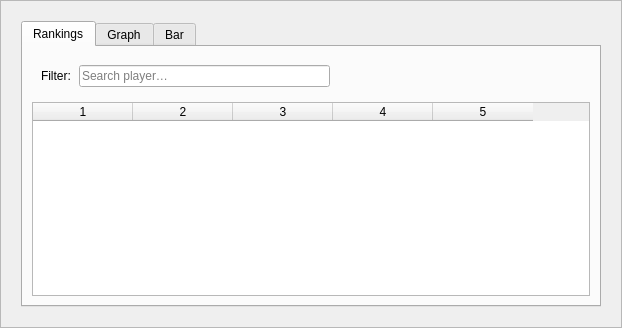
<?xml version="1.0" encoding="UTF-8"?>
<ui version="4.0">
 <class>AnalyticsPanel</class>
 <widget class="QFrame" name="summary_frame">
  <property name="frameShape">
   <enum>QFrame::StyledPanel</enum>
  </property>
  <layout class="QVBoxLayout" name="summaryLayout">
   <property name="spacing">
    <number>0</number>
   </property>
   <item>
    <widget class="QStackedWidget" name="summary_stack">
     <property name="currentIndex">
      <number>0</number>
     </property>
     <widget class="QWidget" name="analytics_page">
      <layout class="QVBoxLayout" name="analyticsLayout">
       <item>
        <widget class="QTabWidget" name="analytics_tabs">
         <property name="currentIndex">
          <number>0</number>
         </property>
         <widget class="QWidget" name="rankings_tab">
          <attribute name="title">
           <string>Rankings</string>
          </attribute>
          <layout class="QVBoxLayout" name="rankingsLayout">
           <item>
            <widget class="QWidget" name="filter_widget">
             <layout class="QHBoxLayout" name="filterLayout">
              <property name="spacing">
               <number>8</number>
              </property>
              <item>
               <widget class="QLabel" name="filter_label">
                <property name="text">
                 <string>Filter:</string>
                </property>
               </widget>
              </item>
              <item>
               <widget class="QLineEdit" name="search_input">
                <property name="placeholderText">
                 <string>Search player…</string>
                </property>
               </widget>
              </item>
              <item>
               <spacer name="filterStretchSpacer">
                <property name="orientation">
                 <enum>Qt::Horizontal</enum>
                </property>
                <property name="sizeHint" stdset="0">
                 <size>
                  <width>20</width>
                  <height>20</height>
                 </size>
                </property>
               </spacer>
              </item>
             </layout>
            </widget>
           </item>
           <item>
            <widget class="QTableWidget" name="rank_table">
             <property name="columnCount">
              <number>5</number>
             </property>
             <property name="alternatingRowColors">
              <bool>true</bool>
             </property>
             <property name="horizontalScrollBarPolicy">
              <enum>Qt::ScrollBarAsNeeded</enum>
             </property>
             <property name="verticalScrollBarPolicy">
              <enum>Qt::ScrollBarAsNeeded</enum>
             </property>
            </widget>
           </item>
          </layout>
         </widget>
         <widget class="QWidget" name="plot_tab">
          <attribute name="title">
           <string>Graph</string>
          </attribute>
          <layout class="QGridLayout" name="plotLayout">
           <property name="horizontalSpacing">
            <number>16</number>
           </property>
           <property name="verticalSpacing">
            <number>12</number>
           </property>
           <item row="0" column="0">
            <widget class="QLabel" name="plot_label">
             <property name="text">
              <string>Player Performance</string>
             </property>
            </widget>
           </item>
           <item row="0" column="1">
            <spacer name="plotHeaderSpacer">
             <property name="orientation">
              <enum>Qt::Horizontal</enum>
             </property>
             <property name="sizeHint" stdset="0">
              <size>
               <width>20</width>
               <height>20</height>
              </size>
             </property>
            </spacer>
           </item>
           <item row="0" column="2">
            <widget class="QToolButton" name="line_toggle">
             <property name="sizePolicy">
              <sizepolicy hsizetype="Fixed" vsizetype="Fixed">
               <horstretch>0</horstretch>
               <verstretch>0</verstretch>
              </sizepolicy>
             </property>
             <property name="text">
              <string>Connect points</string>
             </property>
             <property name="checkable">
              <bool>true</bool>
             </property>
            </widget>
           </item>
           <item row="0" column="3">
            <widget class="QPushButton" name="plot_graph_button">
             <property name="minimumSize">
              <size>
               <width>140</width>
               <height>0</height>
              </size>
             </property>
             <property name="maximumSize">
              <size>
               <width>140</width>
               <height>16777215</height>
              </size>
             </property>
             <property name="text">
              <string>Plot graph</string>
             </property>
            </widget>
           </item>
           <item row="1" column="0">
            <widget class="QWidget" name="player_list_container">
             <layout class="QVBoxLayout" name="playerListLayout">
              <property name="spacing">
               <number>4</number>
              </property>
              <property name="margin">
               <number>0</number>
              </property>
              <item>
               <widget class="QWidget" name="player_filter_widget">
                <layout class="QHBoxLayout" name="playerFilterLayout">
                 <property name="spacing">
                  <number>6</number>
                 </property>
                 <property name="margin">
                  <number>0</number>
                 </property>
                </layout>
               </widget>
              </item>
              <item>
               <widget class="QListWidget" name="player_list"/>
              </item>
             </layout>
            </widget>
           </item>
           <item row="1" column="1">
            <widget class="QWidget" name="plot_placeholder">
             <layout class="QVBoxLayout" name="plotPlaceholderLayout"/>
            </widget>
           </item>
          </layout>
         </widget>
         <widget class="QWidget" name="plot_tab_2">
          <attribute name="title">
           <string>Bar</string>
          </attribute>
          <layout class="QGridLayout" name="plot2Layout">
           <property name="horizontalSpacing">
            <number>16</number>
           </property>
           <property name="verticalSpacing">
            <number>12</number>
           </property>
           <item row="0" column="0">
            <widget class="QLabel" name="plot2_label">
             <property name="text">
              <string>Player Performance</string>
             </property>
            </widget>
           </item>
           <item row="0" column="1">
            <spacer name="barHeaderSpacer">
             <property name="orientation">
              <enum>Qt::Horizontal</enum>
             </property>
             <property name="sizeHint" stdset="0">
              <size>
               <width>20</width>
               <height>20</height>
              </size>
             </property>
            </spacer>
           </item>
           <item row="0" column="2">
            <widget class="QPushButton" name="plot_bars_button">
             <property name="minimumSize">
              <size>
               <width>140</width>
               <height>0</height>
              </size>
             </property>
             <property name="maximumSize">
              <size>
               <width>140</width>
               <height>16777215</height>
              </size>
             </property>
             <property name="text">
              <string>Plot bars</string>
             </property>
            </widget>
           </item>
           <item row="1" column="0">
            <widget class="QWidget" name="bar_player_list_container">
             <layout class="QVBoxLayout" name="barPlayerListLayout">
              <property name="spacing">
               <number>4</number>
              </property>
              <property name="margin">
               <number>0</number>
              </property>
              <item>
               <widget class="QWidget" name="bar_player_filter_widget">
                <layout class="QHBoxLayout" name="barPlayerFilterLayout">
                 <property name="spacing">
                  <number>6</number>
                 </property>
                 <property name="margin">
                  <number>0</number>
                 </property>
                </layout>
               </widget>
              </item>
              <item>
               <widget class="QListWidget" name="bar_player_list"/>
              </item>
             </layout>
            </widget>
           </item>
           <item row="1" column="1" colspan="2">
            <widget class="QWidget" name="plot2_placeholder">
             <layout class="QVBoxLayout" name="plot2PlaceholderLayout"/>
            </widget>
           </item>
          </layout>
         </widget>
        </widget>
       </item>
      </layout>
     </widget>
     <widget class="QWidget" name="analytics_cover">
      <layout class="QVBoxLayout" name="coverLayout">
       <item>
        <spacer name="coverTopSpacer">
         <property name="orientation">
          <enum>Qt::Vertical</enum>
         </property>
         <property name="sizeHint" stdset="0">
          <size>
           <width>20</width>
           <height>40</height>
          </size>
         </property>
        </spacer>
       </item>
       <item>
        <widget class="QLabel" name="cover_label">
         <property name="text">
          <string>Analytics are hidden</string>
         </property>
         <property name="alignment">
          <set>Qt::AlignCenter</set>
         </property>
         <property name="wordWrap">
          <bool>true</bool>
         </property>
        </widget>
       </item>
       <item>
        <widget class="QLabel" name="cover_hint">
         <property name="text">
          <string>Use 'Show analytics' to reveal rankings and charts again.</string>
         </property>
         <property name="alignment">
          <set>Qt::AlignCenter</set>
         </property>
         <property name="wordWrap">
          <bool>true</bool>
         </property>
        </widget>
       </item>
       <item>
        <spacer name="coverBottomSpacer">
         <property name="orientation">
          <enum>Qt::Vertical</enum>
         </property>
         <property name="sizeHint" stdset="0">
          <size>
           <width>20</width>
           <height>40</height>
          </size>
         </property>
        </spacer>
       </item>
      </layout>
     </widget>
    </widget>
   </item>
  </layout>
 </widget>
 <resources/>
 <connections/>
</ui>
